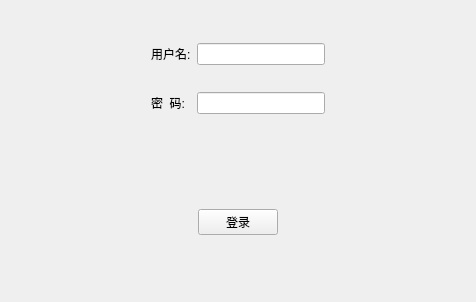
<?xml version="1.0" encoding="UTF-8"?>
<ui version="4.0">
 <class>LoginMain</class>
 <widget class="QWidget" name="LoginMain">
  <property name="geometry">
   <rect>
    <x>0</x>
    <y>0</y>
    <width>476</width>
    <height>302</height>
   </rect>
  </property>
  <property name="windowTitle">
   <string>myChat</string>
  </property>
  <layout class="QVBoxLayout" name="verticalLayout">
   <item>
    <widget class="QWidget" name="widget" native="true">
     <layout class="QGridLayout" name="gridLayout">
      <item row="1" column="1">
       <widget class="QLabel" name="label_password">
        <property name="text">
         <string>密  码:</string>
        </property>
       </widget>
      </item>
      <item row="0" column="0">
       <spacer name="horizontalSpacer_4">
        <property name="orientation">
         <enum>Qt::Horizontal</enum>
        </property>
        <property name="sizeHint" stdset="0">
         <size>
          <width>40</width>
          <height>20</height>
         </size>
        </property>
       </spacer>
      </item>
      <item row="1" column="2">
       <widget class="QLineEdit" name="lineEdit_password"/>
      </item>
      <item row="0" column="1">
       <widget class="QLabel" name="label_userName">
        <property name="text">
         <string>用户名:</string>
        </property>
       </widget>
      </item>
      <item row="0" column="2">
       <widget class="QLineEdit" name="lineEdit_userName"/>
      </item>
      <item row="0" column="3">
       <spacer name="horizontalSpacer_5">
        <property name="orientation">
         <enum>Qt::Horizontal</enum>
        </property>
        <property name="sizeHint" stdset="0">
         <size>
          <width>40</width>
          <height>20</height>
         </size>
        </property>
       </spacer>
      </item>
     </layout>
    </widget>
   </item>
   <item>
    <widget class="QWidget" name="widget_3" native="true">
     <layout class="QHBoxLayout" name="horizontalLayout_3">
      <item>
       <spacer name="horizontalSpacer">
        <property name="orientation">
         <enum>Qt::Horizontal</enum>
        </property>
        <property name="sizeHint" stdset="0">
         <size>
          <width>40</width>
          <height>20</height>
         </size>
        </property>
       </spacer>
      </item>
      <item>
       <widget class="QPushButton" name="pushButton_Login">
        <property name="text">
         <string>登录</string>
        </property>
       </widget>
      </item>
      <item>
       <spacer name="horizontalSpacer_2">
        <property name="orientation">
         <enum>Qt::Horizontal</enum>
        </property>
        <property name="sizeHint" stdset="0">
         <size>
          <width>40</width>
          <height>20</height>
         </size>
        </property>
       </spacer>
      </item>
     </layout>
    </widget>
   </item>
  </layout>
 </widget>
 <layoutdefault spacing="6" margin="11"/>
 <resources/>
 <connections/>
</ui>
